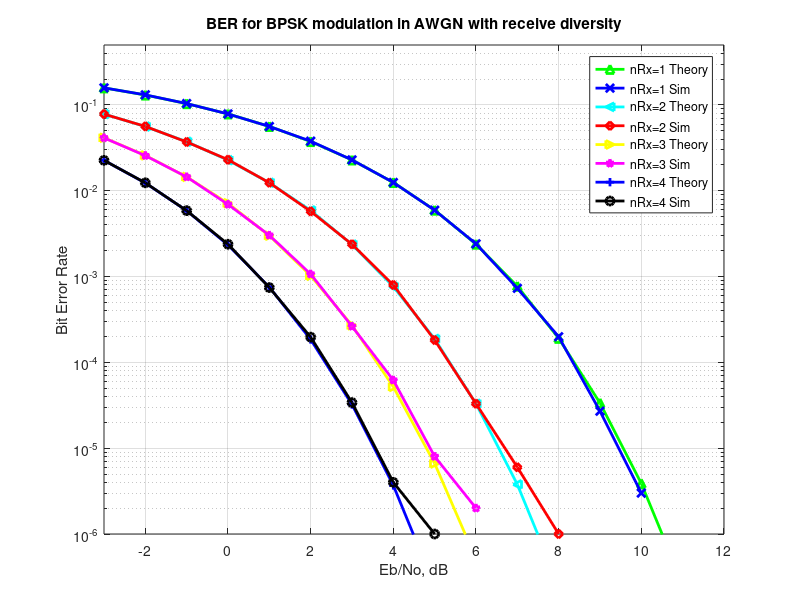

The MATLAB source for this figure:
%%%%%%%%%%%%%%%%%%%%%%%%%%%%%%%%%%%%%%%%%%%%%%%%%%%%%%%%%%%%
% All rights reserved by Krishna Pillai, http://www.dsplog.com
% The file may not be re-distributed without explicit authorization
% from Krishna Pillai.
% Checked for proper operation with Octave Version 3.0.0
% Author        : Krishna Pillai
% Email         : krishna@dsplog.com
% Version       : 1.0
% Date          : 18 August 2008
% %%%%%%%%%%%%%%%%%%%%%%%%%%%%%%%%%%%%%%%%%%%%%%%%%%%%%%%%%

% Script for computing the BER for BPSK modulation in a
% AWGN channel with receive diversity

clear
N = 10^6 % number of bits or symbols

% Transmitter
ip = rand(1,N)>0.5; % generating 0,1 with equal probability
s = 2*ip-1; % BPSK modulation 0 -> -1; 1 -> 0


Eb_N0_dB = [-3:15]; % multiple Eb/N0 values

nRx = [1 2 3 4]; % number of receive antenna


for jj = 1:length(nRx)
    for ii = 1:length(Eb_N0_dB)

        n = 1/sqrt(2)*[randn(nRx(jj),N) + j*randn(nRx(jj),N)]; % white gaussian noise, 0dB variance on each row

        % Noise addition
        y = ones(nRx(jj),1)*s + 10^(-Eb_N0_dB(ii)/20)*n;

        % equalization
        yHat = sum(y,1)/nRx(jj);

        % receiver - hard decision decoding
        ipHat = real(yHat)>0;

        % counting the errors
        nErr(jj,ii) = size(find([ip- ipHat]),2);
    end
    TheoryBerAWGN(jj,:) = 0.5*erfc(sqrt(nRx(jj)*10.^(Eb_N0_dB/10))); % theoretical ber    

end

SimBer = nErr/N; % Simulated ber

% plot
close all
figure
semilogy(Eb_N0_dB,TheoryBerAWGN(1,:),'g-^','LineWidth',2);
hold on
semilogy(Eb_N0_dB,SimBer(1,:),'bx-','LineWidth',2);
semilogy(Eb_N0_dB,TheoryBerAWGN(2,:),'c-<','LineWidth',2);
semilogy(Eb_N0_dB,SimBer(2,:),'rd-','LineWidth',2);
semilogy(Eb_N0_dB,TheoryBerAWGN(3,:),'y->','LineWidth',2);
semilogy(Eb_N0_dB,SimBer(3,:),'mp-','LineWidth',2);
semilogy(Eb_N0_dB,TheoryBerAWGN(4,:),'b+-','LineWidth',2);
semilogy(Eb_N0_dB,SimBer(4,:),'ko-','LineWidth',2);
axis([-3 12 10^-6 0.5])
grid on
legend('nRx=1 Theory','nRx=1 Sim', 'nRx=2 Theory','nRx=2 Sim','nRx=3 Theory','nRx=3 Sim','nRx=4 Theory','nRx=4 Sim');
xlabel('Eb/No, dB');
ylabel('Bit Error Rate');
title('BER for BPSK modulation in AWGN with receive diversity');







